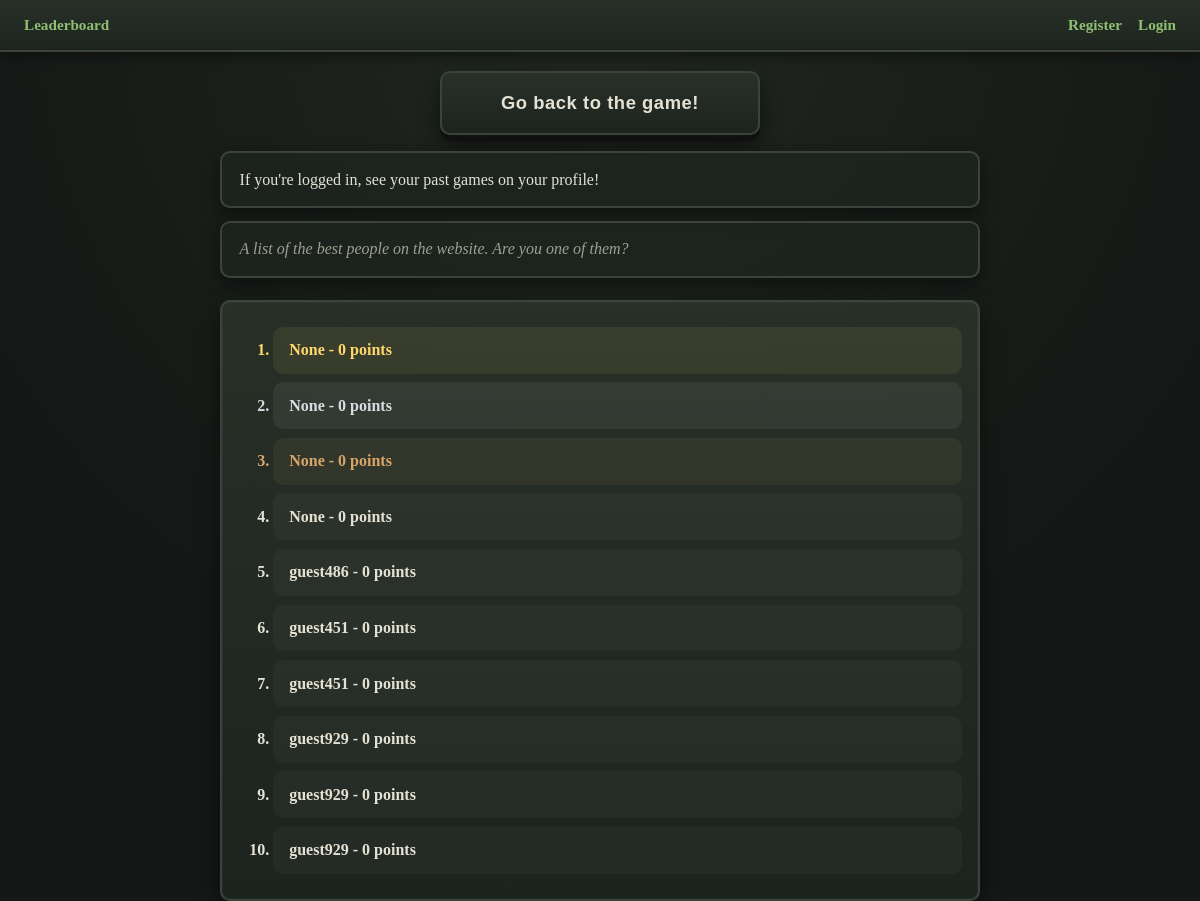
/leaderboard, run on an earlier commit of the app's database.
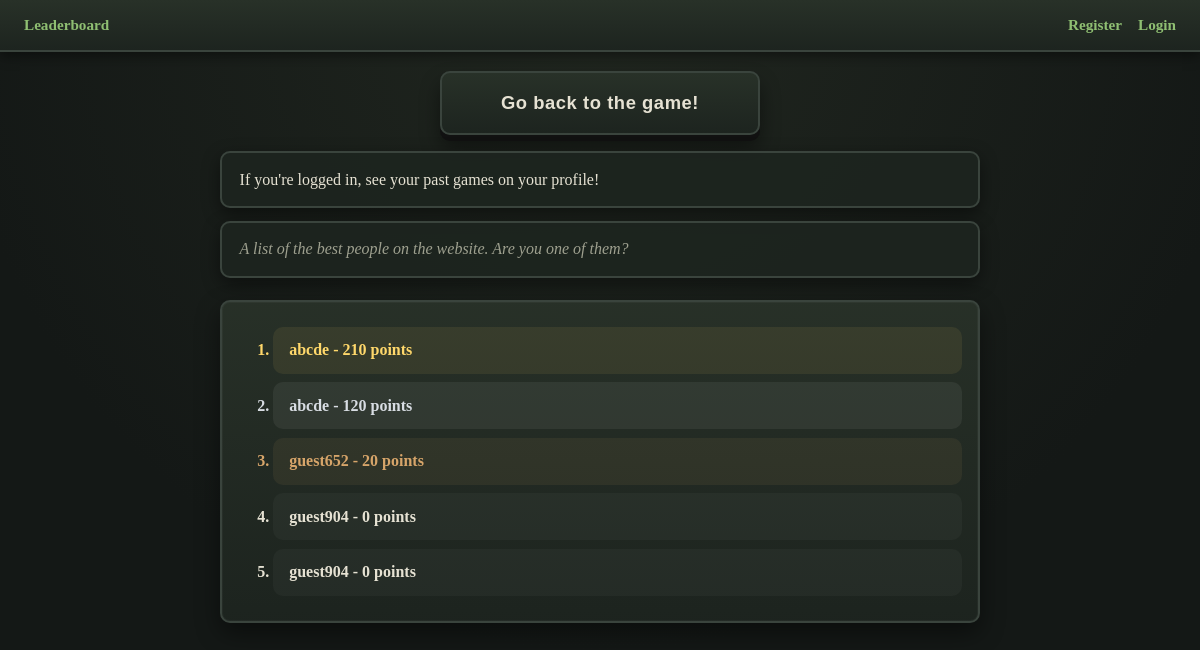
And on a later commit of the database.
### tables this page shows
CREATE TABLE past_games
(
    user_id TEXT, 
    score INTEGER,
    cheats_used BOOLEAN,
    TIMESTAMP DEFAULT CURRENT_TIMESTAMP NOT NULL,
    PRIMARY KEY(user_id,timestamp),
    FOREIGN KEY (user_id) REFERENCES users(user_id)
);

### app.py (the view)
@app.route("/leaderboard", methods=["POST", "GET"])
def leaderboard():
    db = get_db()
    results = db.execute("""SELECT user_id,score
                        FROM past_games
                        ORDER BY score DESC
                        LIMIT 10;""").fetchall()
    return render_template("leaderboard.html", results=results)

### app.py (called while the page is built)
@app.before_request
def load_logged_in_user():
    g.user = session.get("user_id", None)
    g.is_guest = session.get("is_guest",None)

### database.py (called while the page is built)
def get_db():
    if "db" not in g:
        g.db = sqlite3.connect(DATABASE,
                detect_types=sqlite3.PARSE_DECLTYPES)
        g.db.row_factory = sqlite3.Row
    return g.db

### templates/leaderboard.html
{% extends "base.html" %}
    {% block main %}
    <button><a href="{{ url_for('index') }}">Go back to the game!</a></button>
    <p>If you're logged in, see your past games on your profile!</p>
    <p><i>A list of the best people on the website. Are you one of them?</i></p>
        <ol>
            {%for result in results%}
            <li>
                {{result["user_id"]}} -
                {{ result["score"] }} points
            </li>
            {%endfor%}
        </ol>
{% endblock %}

### templates/base.html (shortened to what this page needs)
<!DOCTYPE html>
<html lang="en">
<head>
    <link rel="stylesheet" href="{{ url_for('static',filename='main.css') }}"/>
</head>
<body>
    <header>
        {% if g.user %}
            <p><a href="{{ url_for('profile') }}">{{g.user}}</a></p>
            <p><a href="{{ url_for('leaderboard') }}">Leaderboard</a></p>
            <p><a href="{{ url_for('logout') }}">Logout </a></p>
        {%else %}
            <p><a href="{{ url_for('leaderboard') }}">Leaderboard</a></p>
            <p><a href="{{ url_for('register') }}">Register</a></p>
            <p><a href="{{ url_for('login') }}">Login</a></p>
        {% endif %}
    </header>
    {% block main %}
    {% endblock %}
</body>
</html>

### static/main.css (style rules this page uses)
body { margin: 0; }
:root { --bg: #141816; --panel: #1d241f; --panel-light: #283128; --stone: #3a443d; --moss: #5e7a52; --accent: #8fbf72; --gold: #d7c27a; --text: #e6e2d3; --muted: #9ea08f; --shadow: rgba(0, 0, 0, 0.45); --radius: 10px; --gap: 1rem; }
* { margin: 0; padding: 0; box-sizing: border-box; }
html, body { height: 100%; }
body { font-family: "Garamond","Georgia",serif; background: radial-gradient(circle at top, #20261f 0%, var(--bg) 65%); color: var(--text); }
header { display: flex; align-items: center; gap: var(--gap); padding: 1rem 1.5rem; background: linear-gradient(to bottom, var(--panel-light), var(--panel)); border-bottom: 2px solid var(--stone); box-shadow: 0 4px 12px var(--shadow); flex-wrap: wrap; }
header p { margin: 0; color: var(--muted); font-size: 0.95rem; }
header p:first-child { margin-right: auto; }
a { color: var(--accent); text-decoration: none; transition: 0.18s ease; font-weight: bold; }
body > p, body > ol { margin-left: auto; margin-right: auto; }
body > p { width: min(760px, 92vw); padding: 0.9rem 1.1rem; margin-top: 1rem; background: rgba(29, 36, 31, 0.92); border: 2px solid var(--stone); border-radius: var(--radius); color: var(--text); box-shadow: 0 6px 18px var(--shadow); line-height: 1.5; }
body > p + p { color: var(--muted); font-style: italic; margin-top: 0.8rem; }
body > ol { width: min(760px, 92vw); margin-top: 1.4rem; margin-bottom: 2rem; padding: 1rem 1rem 1rem 3.2rem; background: linear-gradient(to bottom, rgba(40,49,40,0.96), rgba(29,36,31,0.96)); border: 2px solid var(--stone); border-radius: var(--radius); box-shadow: 0 10px 24px var(--shadow), inset 0 0 0 1px rgba(255,255,255,0.03); }
body > ol li { margin: 0.55rem 0; padding: 0.9rem 1rem; background: rgba(255,255,255,0.03); border-radius: 10px; color: var(--text); font-weight: bold; transition: transform 0.12s ease, background 0.12s ease; }
body > ol li:nth-child(1) { color: #ffd86b; background: rgba(255, 216, 107, 0.08); }
body > ol li:nth-child(2) { color: #d8dde3; background: rgba(216, 221, 227, 0.07); }
body > ol li:nth-child(3) { color: #d7a56a; background: rgba(215, 165, 106, 0.08); }
body > button { display: block; margin: 1.2rem auto 0 auto; min-width: 320px; min-height: 64px; padding: 0; background: linear-gradient(to bottom, var(--panel-light), var(--panel)); border: 2px solid var(--stone); border-radius: var(--radius); box-shadow: 0 6px 0 #111, 0 12px 20px var(--shadow); cursor: pointer; transition: transform 0.08s ease, border-color 0.15s ease, box-shadow 0.08s ease; }
body > button > a { display: flex; align-items: center; justify-content: center; width: 100%; height: 100%; padding: 1rem 1.5rem; color: var(--text); text-decoration: none; font-size: 1.15rem; font-weight: bold; letter-spacing: 0.03em; }

What changed in the data, as far as the page shows it:
removed past_games: user_id "guest451", score "0"
removed past_games: user_id "guest451", score "0"
removed past_games: user_id "guest929", score "0"
removed past_games: user_id "guest929", score "0"
removed past_games: user_id "guest929", score "0"
changed past_games (number 1 of 5 on the later page): user_id "guest486" → "abcde"; score "0" → "210"; moves up the list
changed past_games (number 2 of 5 on the later page): user_id "None" → "abcde"; score "0" → "120"; moves up the list
changed past_games: user_id "None" → "guest652"; score "0" → "20"
changed past_games (number 4 of 5 on the later page): user_id "None" → "guest904"
changed past_games (number 5 of 5 on the later page): user_id "None" → "guest904"
